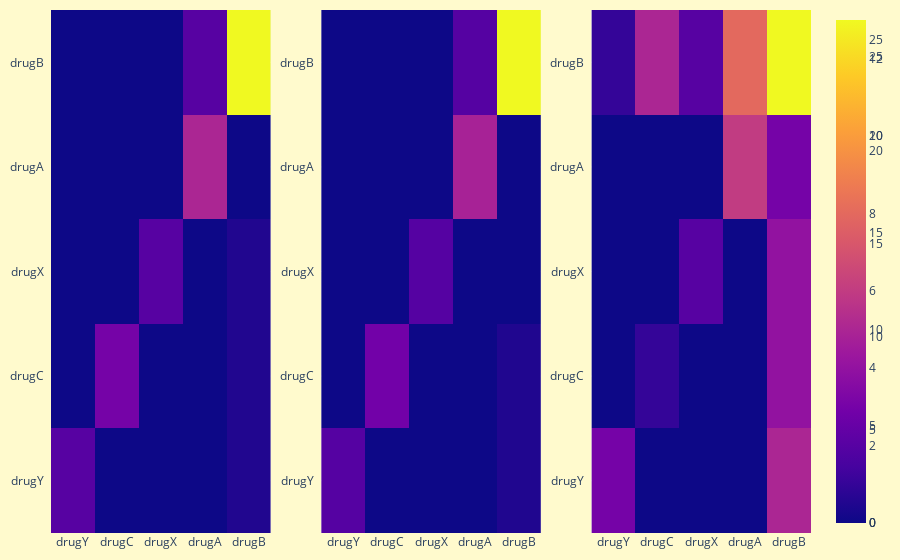

Notebook code cell kept with this figure:
### Code cell
fig = make_subplots(rows=1, cols=3)

fig.add_trace(
    go.Heatmap(z=confusion_matrix(dtpredictions,y_test),
                                    x=lbls,
                                    y=lbls
                                    ),
    row=1,
    col=1
)

fig.add_trace(
    go.Heatmap(z=confusion_matrix(rfpredictions,y_test),
                                    x=lbls,
                                    y=lbls
                                    ),
    row=1,
    col=2
)

fig.add_trace(
    go.Heatmap(z=confusion_matrix(logitpredictions,y_test),
                                    x=lbls,
                                    y=lbls
                                    ),
    row=1,
    col=3
)

fig.update_layout(
    margin=dict(l=10, r=10, t=10, b=10),
    paper_bgcolor="lemonchiffon",
)

fig.update_yaxes(ticksuffix = "  ") 

fig.show()

### Figure 1 — Plotly figure (JSON) as saved in the notebook; plotly's stock layout.template omitted (floating-point values rounded to 4 significant figures)
{"data": [{"type": "heatmap", "x": ["drugY", "drugC", "drugX", "drugA", "drugB"], "xaxis": "x", "y": ["drugY", "drugC", "drugX", "drugA", "drugB"], "yaxis": "y", "z": [[4, 0, 0, 0, 1], [0, 6, 0, 0, 1], [0, 0, 4, 0, 1], [0, 0, 0, 10, 0], [0, 0, 0, 4, 26]]}, {"type": "heatmap", "x": ["drugY", "drugC", "drugX", "drugA", "drugB"], "xaxis": "x2", "y": ["drugY", "drugC", "drugX", "drugA", "drugB"], "yaxis": "y2", "z": [[4, 0, 0, 0, 1], [0, 6, 0, 0, 1], [0, 0, 4, 0, 0], [0, 0, 0, 10, 0], [0, 0, 0, 4, 27]]}, {"type": "heatmap", "x": ["drugY", "drugC", "drugX", "drugA", "drugB"], "xaxis": "x3", "y": ["drugY", "drugC", "drugX", "drugA", "drugB"], "yaxis": "y3", "z": [[3, 0, 0, 0, 5], [0, 1, 0, 0, 4], [0, 0, 2, 0, 4], [0, 0, 0, 6, 3], [1, 5, 2, 8, 13]]}], "layout": {"margin": {"b": 10, "l": 10, "r": 10, "t": 10}, "paper_bgcolor": "lemonchiffon", "xaxis": {"anchor": "y", "domain": [0, 0.2889]}, "xaxis2": {"anchor": "y2", "domain": [0.3556, 0.6444]}, "xaxis3": {"anchor": "y3", "domain": [0.7111, 1]}, "yaxis": {"anchor": "x", "domain": [0, 1], "ticksuffix": "  "}, "yaxis2": {"anchor": "x2", "domain": [0, 1], "ticksuffix": "  "}, "yaxis3": {"anchor": "x3", "domain": [0, 1], "ticksuffix": "  "}}}
